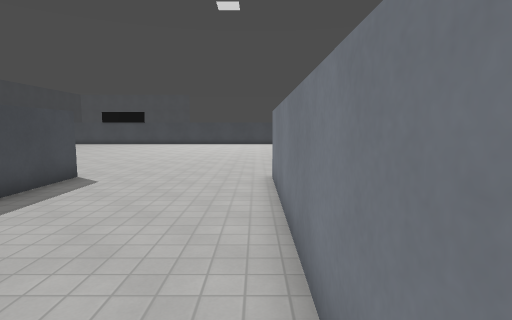
View 1 (above)

12 first-person views from a walk through a Godot game level. The camera is 1.5 m above the floor, tilts 6° down and sees 80° across. The floor is counted in squares, 1 m on a side. Each view is taken from the middle of a square. On the plan, view 1 faces up. The plan holds only what a view shows up to about 15 squares ahead; the rest is blank. The place goes on beyond the plan. Surface patterns are stand-ins for the level's own textures.

View 2
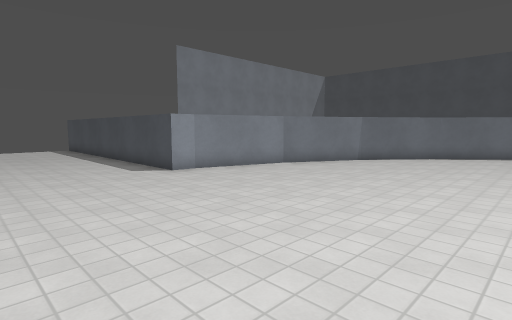

View 3
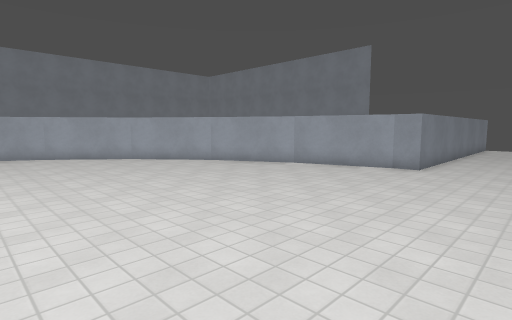

View 4
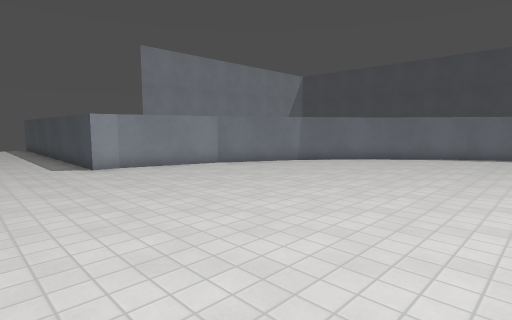

View 5
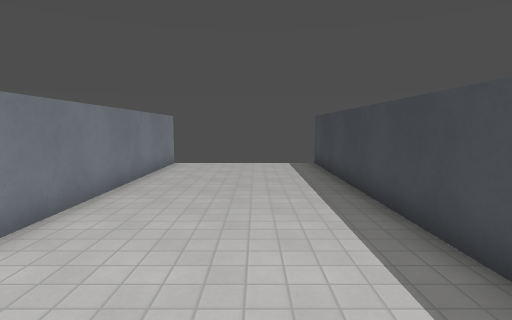

View 6
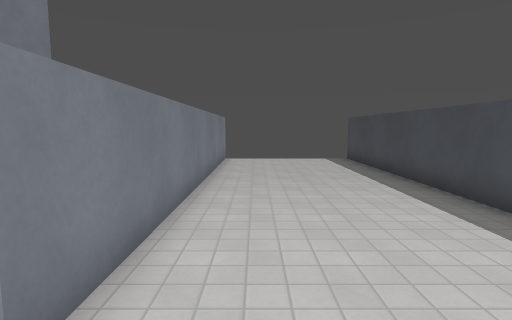

View 7
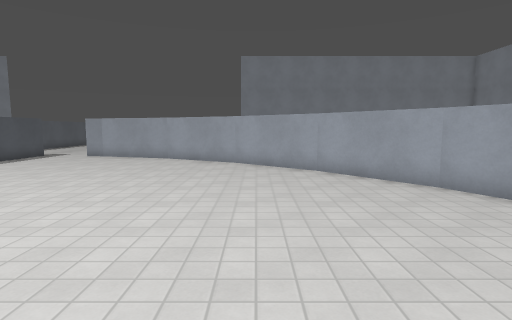

View 8
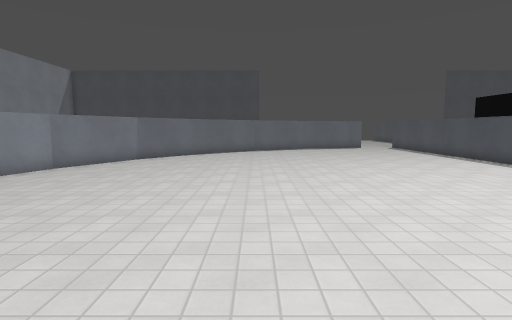

View 9
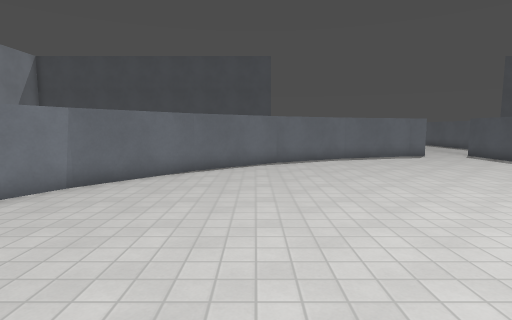

View 10
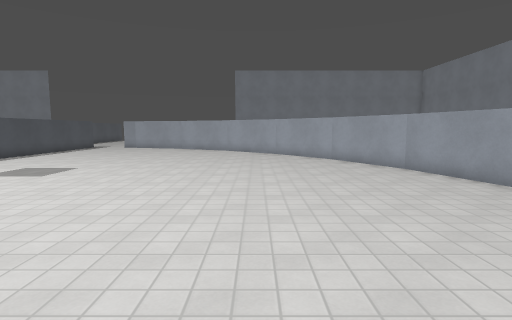

View 11
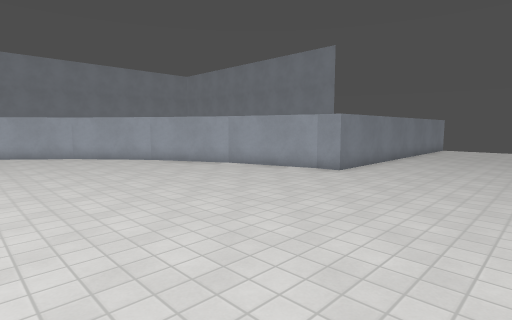

View 12
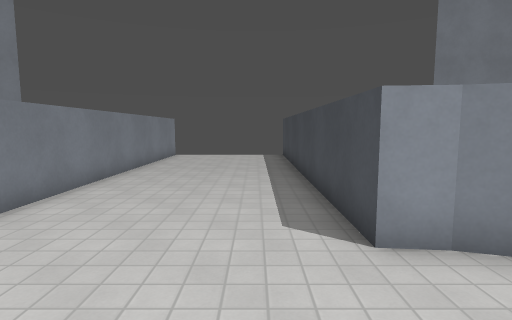

### Floor plan
Points are (right, up) in squares from view 1. A wall is a line through its corners. A room is listed if a view was taken in it or the views show most of it. See-through windows are left out.
Room 1 (views 1, 2, 3, 4, 5, 6, 7, 8, 9, 10, 11, 12)
walls: (-6.5, 9.4) (-5.5, 9.3) (-5.5, -4); (1.3, 9.4) (5.2, 10.5); (-10.2, 10.5) (-6.3, 9.4); (5.1, 10.5) (8.6, 12.4); (-13.7, 12.4) (-10.1, 10.5); (8.5, 12.3) (11.7, 14.9); (-16.7, 14.9) (-13.5, 12.3); (11.6, 14.8) (14.2, 17.9); (-19.2, 18) (-16.6, 14.8); (14.1, 17.8) (16, 21.4); (0.5, -4) (0.5, 9.3) (1.4, 9.4); (-21, 21.4) (-19.1, 17.9)

Positions as (right, up) in squares from view 1, and headings:
1: (0, 0), facing up
2: (0, 19), facing down-left
3: (-3, 21), facing down-right
4: (-2, 21), facing down-left
5: (-3, 9), facing down
6: (-1, 11), facing down
7: (1, 17), facing right
8: (1, 18), facing left
9: (-6, 17), facing left
10: (-6, 16), facing right
11: (-5, 19), facing down-right
12: (-4, 13), facing down
